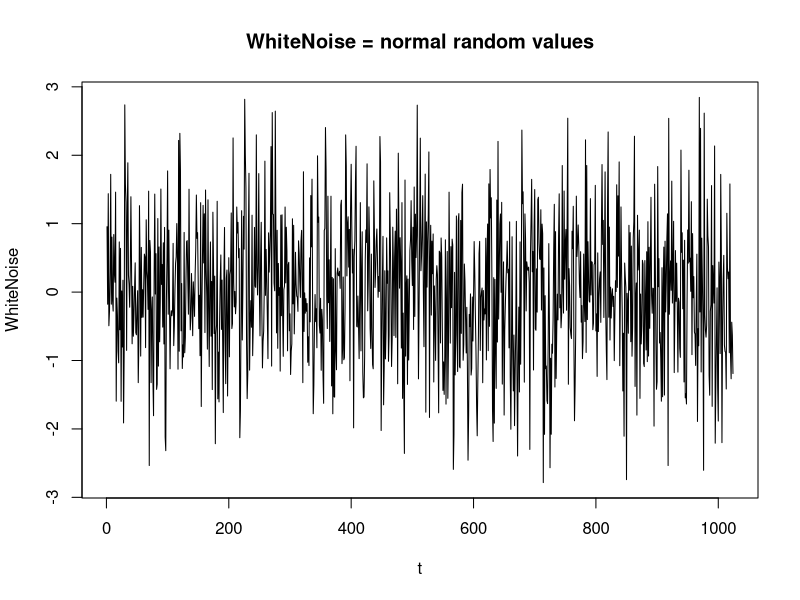
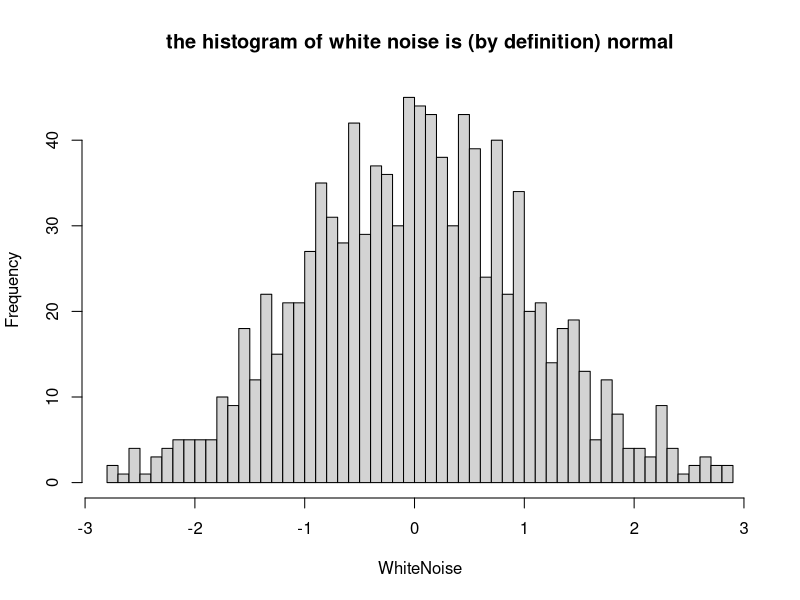
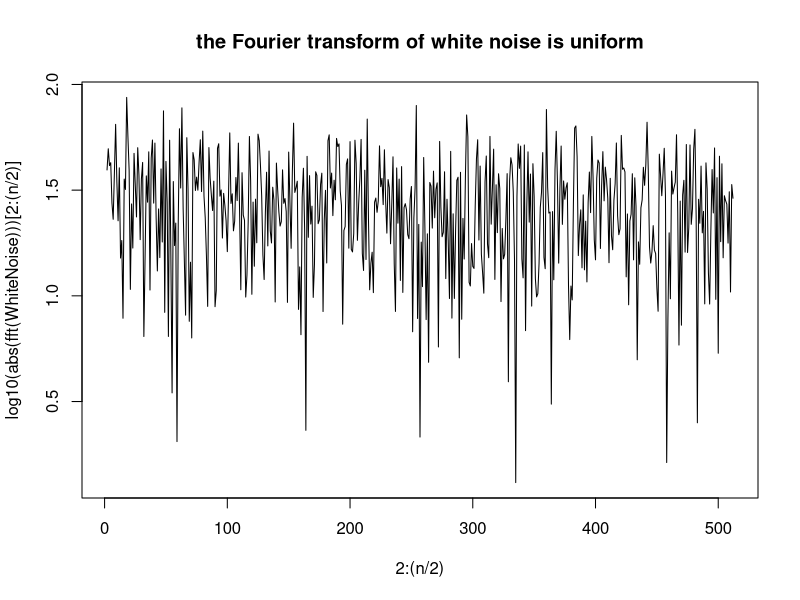
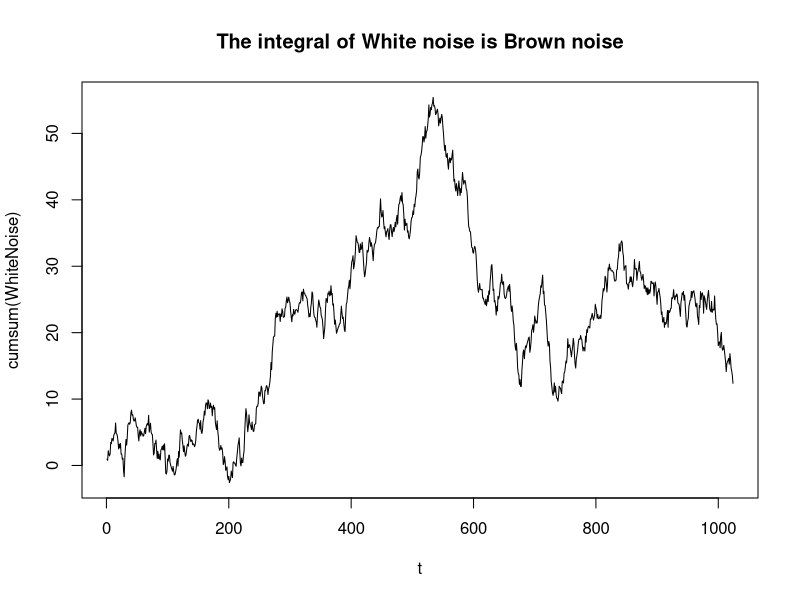
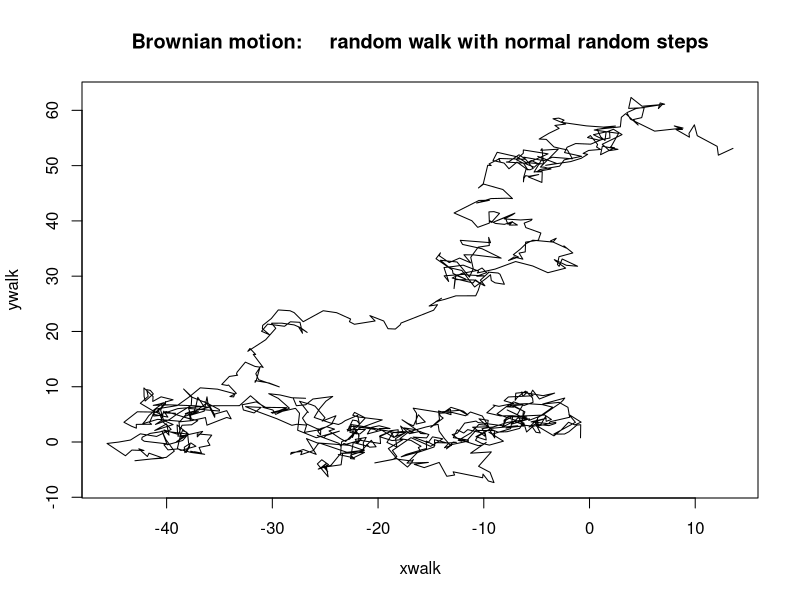
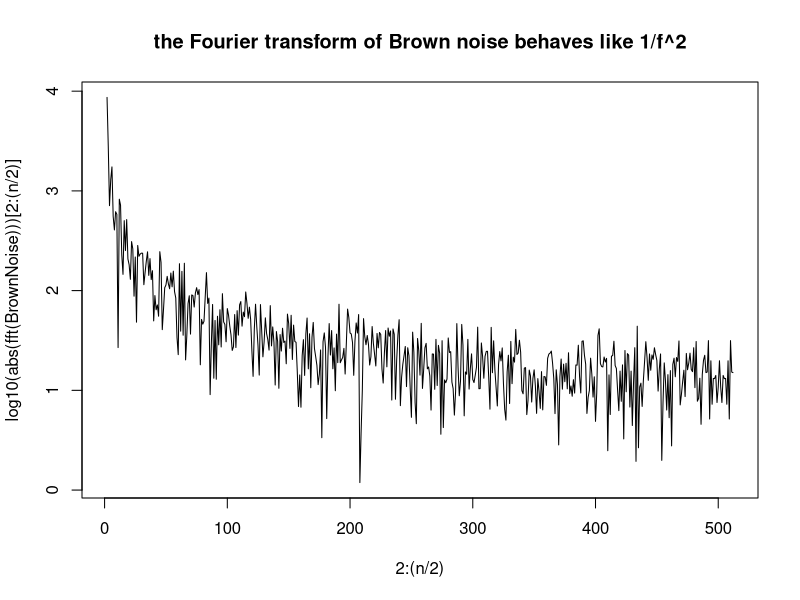
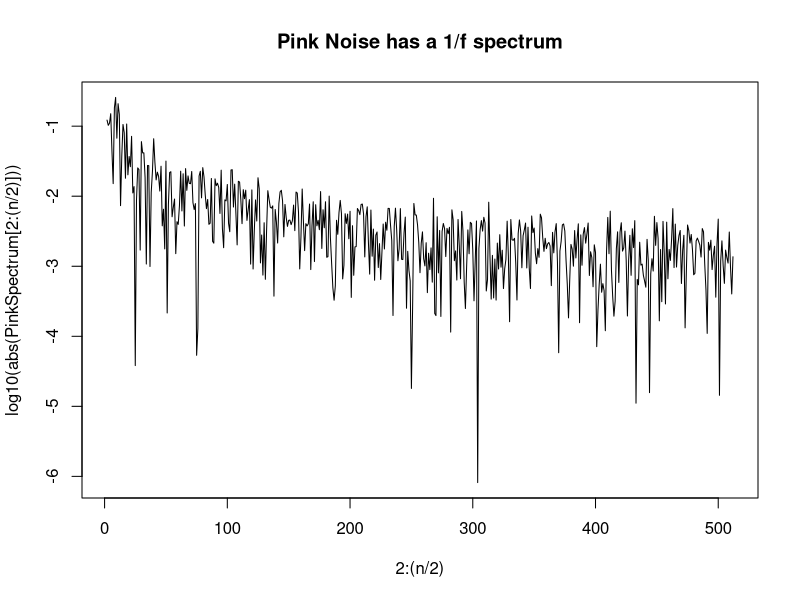
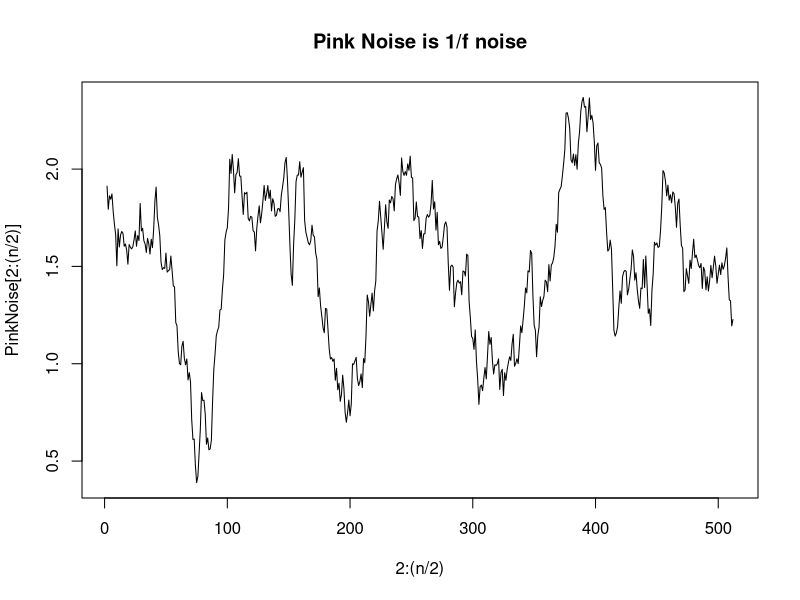

R code for these plots, in order:
#-----------------------------------------------------------------------------
# if interactive, stop after each plot
#-----------------------------------------------------------------------------
if (dev.cur() <= 1) get(getOption("device"))()
opar <- par(ask = interactive()
        && (.Device %in% c("X11","GTK","gnome","windows","Macintosh")))
opar <- c(opar, par(bg = "white"))
#-----------------------------------------------------------------------------

#  Varieties of noise:  white, brown, and other...

#  Constants

n <- 1024
t <- 1:n
nb <- n/16

#---------------------------------------------------------------

WhiteNoise <- rnorm(n)
plot( t, WhiteNoise, type="l", main="WhiteNoise = normal random values")

#---------------------------------------------------------------

WhiteNoiseHist <- hist(WhiteNoise, breaks=nb,
          main="the histogram of white noise is (by definition) normal")
WhiteNoiseHist$breaks
WhiteNoiseHist$counts
WhiteNoiseHist$density

#---------------------------------------------------------------

plot(2:(n/2), log10(abs(fft(WhiteNoise)))[2:(n/2)], type="l",
   main="the Fourier transform of white noise is uniform")

#---------------------------------------------------------------

plot(t,cumsum(WhiteNoise),
   type="l", main="The integral of White noise is Brown noise")

#---------------------------------------------------------------

N <- 1000

xwalk <- cumsum(rnorm(N))
ywalk <- cumsum(rnorm(N))

plot(xwalk, ywalk, type="l")
title("Brownian motion:	 random walk with normal random steps")

#---------------------------------------------------------------

BrownNoise <- xwalk

plot(2:(n/2), log10(abs(fft(BrownNoise)))[2:(n/2)], type="l",
   main="the Fourier transform of Brown noise behaves like 1/f^2")

#---------------------------------------------------------------

randPhase <- function() exp(2 * pi * 1i * runif(1))

PinkSpectrum <- rnorm(n)
for (f in 1:n)
  PinkSpectrum[f] <- 1/f * PinkSpectrum[f] * randPhase()

plot(2:(n/2), log10(abs(PinkSpectrum[2:(n/2)])), type="l",
   main="Pink Noise has a 1/f spectrum")

PinkNoise <- abs(fft(PinkSpectrum, inverse=TRUE))
plot(2:(n/2), PinkNoise[2:(n/2)], type="l",
   main="Pink Noise is 1/f noise")

#---------------------------------------------------------------

tryOther <- function(exponent) {
   
   OtherSpectrum <- rnorm(n)
   for (f in 1:n)
     OtherSpectrum[f] <- 1/f^exponent * OtherSpectrum[f] * randPhase()
   
   plot(2:(n/2), log10(abs(OtherSpectrum[2:(n/2)])), type="l",
      main=paste("Spectrum of 1/f^(",exponent,") Noise"))
   
   OtherNoise <- abs(fft(OtherSpectrum, inverse=TRUE))
   plot(2:(n/2), OtherNoise[2:(n/2)], type="l",
      main=paste("1/f^(",exponent,") Noise"))
}

tryOther(0.5)

tryOther(1.5)

tryOther(2.5)

par(opar)
